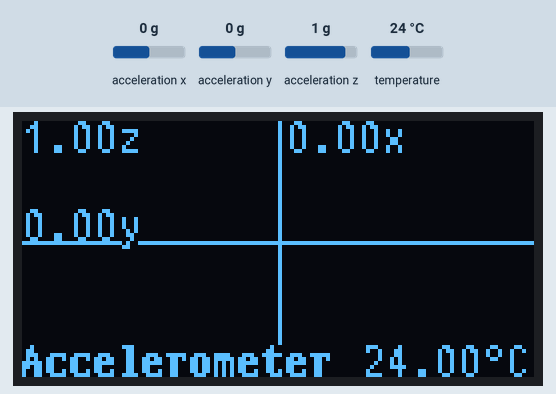
Simulated run of this sketch. Board: Arduino Uno, built with avr-gcc and run on an emulated ATmega328P. On the bench: 128×64 one-colour display. The inputs (shaded band) are chosen by the test bench; at power-on: acceleration x 0 g, acceleration y 0 g, acceleration z 1 g, temperature 24 °C.

Above: at 1.3 s.
1.4 s: acceleration x set to -1.4 g
At 2.7 s:
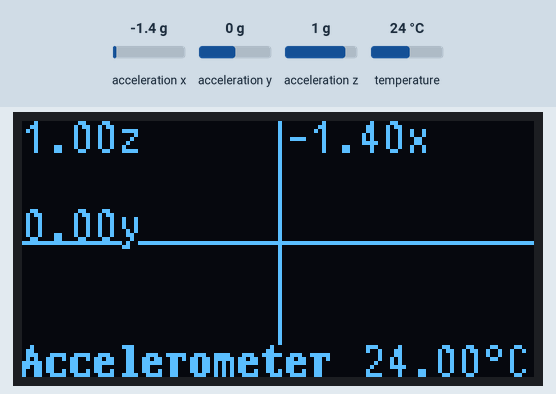
3.3 s: acceleration y set to -1.4 g
At 4.3 s:
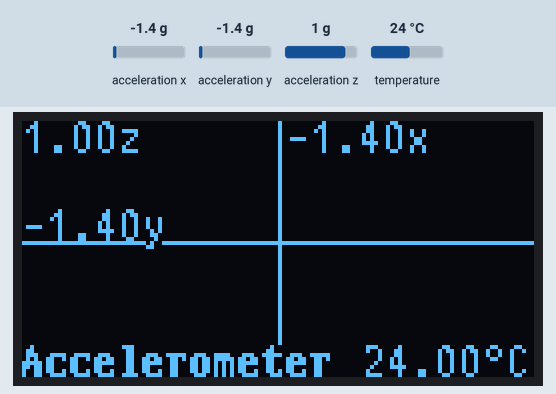
5.1 s: acceleration z set to -1.4 g
At 6.1 s:
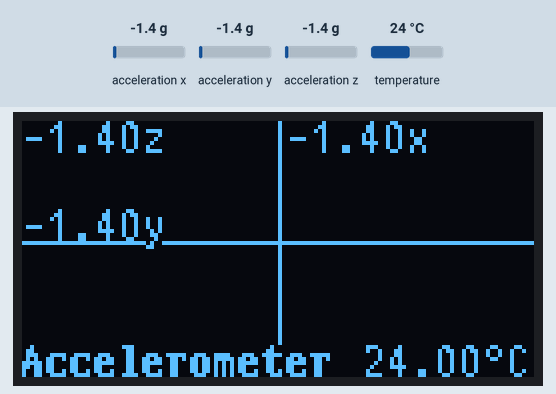
7.0 s: temperature set to 12 °C
At 7.9 s:
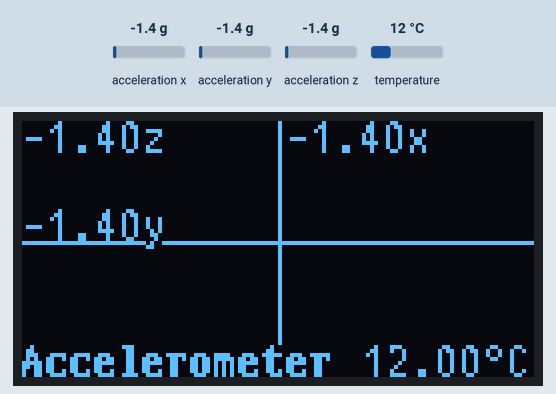
Timing chart, 0 to 9.9 s (numbered marks = the images above; inputs shaded):
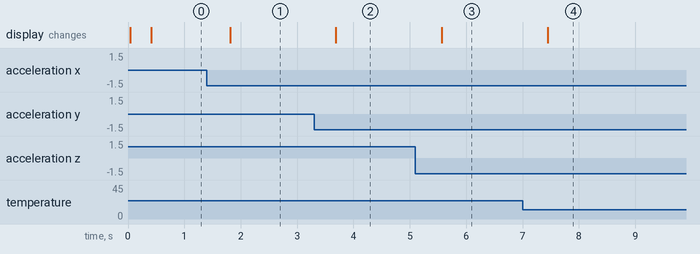

Measured:
- after the input at 1.4 s, the display: changes after 0.42 s (image 1)
- after the input at 3.3 s, the display: changes after 0.39 s (image 2)
- after the input at 5.1 s, the display: changes after 0.46 s (image 3)
- after the input at 7.0 s, the display: changes after 0.44 s (image 4)

The sketch:

10-30_Show_acceleration_data_in_OLED.ino
```cpp
/*  Arduino for Beginners with Grove
 *
 * This code is part of a course from Tech Explorations.
 * For information about this course, please see
 *
 * https://techexplorations.com/so/grove/
 *
 * For information on hardware components and the wiring needed to
 * run this sketch, please see the relevant lecture in the course.
 *
 *
 *  Created by Peter Dalmaris
 *
 */

#include <U8g2lib.h>  // Install the U8g2 by searching it by name in the Library Manager.
                      // Documentation: https://github.com/olikraus/u8g2/wiki/u8g2reference
#include "LIS3DHTR.h"
#include <Wire.h>
LIS3DHTR<TwoWire> LIS; //IIC

U8G2_SSD1306_128X64_NONAME_1_HW_I2C u8g2(U8G2_R2, /* reset=*/U8X8_PIN_NONE);


void setup() {
  Serial.begin(9600);

  LIS.begin(Wire, 0x19); //IIC init
  LIS.openTemp();   //If ADC3 is used, the temperature detection needs to be turned off.
                    // We are using the I2C interface for the acceleration so it is possible
                    // to get temperature readings.

  delay(10);
  LIS.setFullScaleRange(LIS3DHTR_RANGE_2G);
  LIS.setOutputDataRate(LIS3DHTR_DATARATE_50HZ);
  LIS.setHighSolution(true); //High solution enable

  u8g2.begin();

}

void loop() {

  print_sensor_readings();

  delay(100);
}

void print_sensor_readings()
{
  // The height of the font used is 12

  u8g2_uint_t x_position_x = 66;
  u8g2_uint_t y_position_x = 8;

  u8g2_uint_t x_position_y = 0;
  u8g2_uint_t y_position_y = 30;

  u8g2_uint_t x_position_z = 0;
  u8g2_uint_t y_position_z = 8;

  u8g2_uint_t x_position_t = 85;
  u8g2_uint_t y_position_t = 64;

  float accel_x     = LIS.getAccelerationX();
  float accel_y     = LIS.getAccelerationY();
  float accel_z     = LIS.getAccelerationZ();
  float temperature = LIS.getTemperature();

  char buffer_x[7];
  dtostrf(accel_x, 4, 2, buffer_x);
  if (accel_x < 0)
  {
    buffer_x[5] = 'x';  // If the acceleartion is negative, the the value uses 4 symbols.
    buffer_x[6] = '\0'; // Because I have added the "x" character in the end of the array,
  } else                // I must use '\0' to manually null-terminate it.
  {                     // Read: https://www.arduino.cc/reference/en/language/variables/data-types/string/
    buffer_x[4] = 'x';  // If the acceleartion is positive, the the value uses 3 symbols.
    buffer_x[5] = '\0'; // Therefore, the "x" symbol must go in index 4 of the array.
  }
  char buffer_y[7];
  dtostrf(accel_y, 4, 2, buffer_y);
  if (accel_y < 0)
  {
    buffer_y[5] = 'y';
    buffer_y[6] = '\0';  // Because I have added the "y" character in the end of the array,
  } else                 // I must use '\0' to manually null-terminate it.
  {
    buffer_y[4] = 'y';
    buffer_y[5] = '\0';
  }

  char buffer_z[7];
  dtostrf(accel_z, 4, 2, buffer_z);
  if (accel_z < 0)
  {
    buffer_z[5] = 'z';
    buffer_z[6] = '\0';  // Because I have added the "z" character in the end of the array,
  } else                 // I must use '\0' to manually null-terminate it.
  {
    buffer_z[4] = 'z';
    buffer_z[5] = '\0';
  }

  char buffer_t[8];
  dtostrf(temperature, 4, 2, buffer_t);
  buffer_t[5] = char(0xB0);
  buffer_t[6] = 'C';  // Because I have added the "y" character in the end of the array,
  buffer_t[7] = '\0'; // I must use '\0' to manually null-terminate it.

  u8g2.firstPage();           // Using the firstPage / nextPage method.
                              // Advantage: much faster then the partial redraw method.
                              // Dissadvantage: must reset the whole screen every time.
  do {

    // draw the axis lines
    u8g2.drawHLine(0, 30, 128);
    u8g2.drawVLine(64, 0, 64);

    u8g2.setFont(u8g2_font_t0_12_tf); // This is a 12-point font

    // Print accelleration values
    u8g2.drawStr(x_position_x, y_position_x, buffer_x);
    u8g2.drawStr(x_position_y, y_position_y, buffer_y);
    u8g2.drawStr(x_position_z, y_position_z, buffer_z);

    // Print temperature value
    u8g2.drawStr(x_position_t, y_position_t, buffer_t);


    u8g2.setFont(u8g2_font_t0_12b_tf);
    u8g2.drawStr(0, 64,  "Accelerometer");

  } while ( u8g2.nextPage() );


}
```
